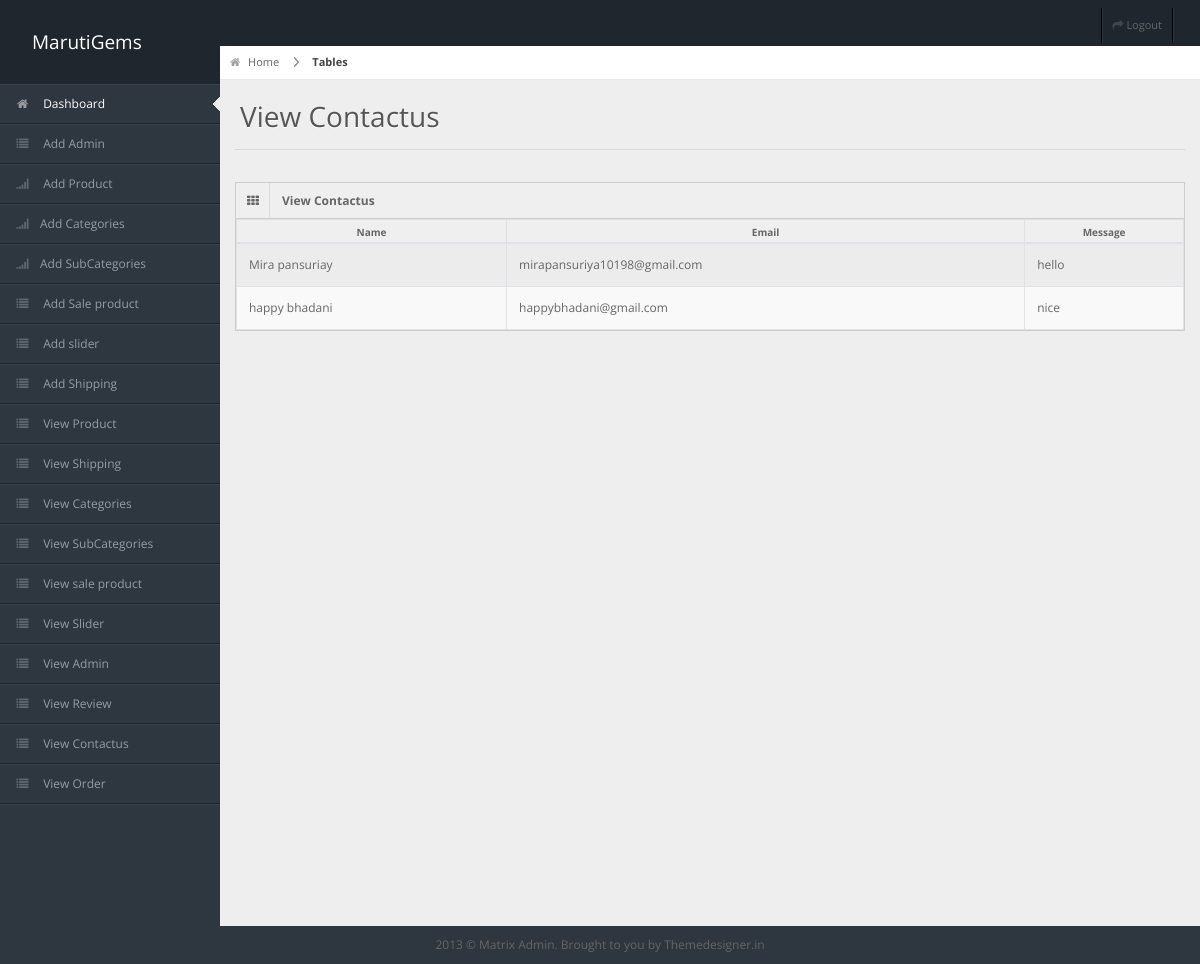
Screenshot of /index.php/admin/Admin/view_contactus with the database file from the repository.
### tables this page shows
CREATE TABLE `contactus` (
  `id` int(11) NOT NULL,
  `f_name` varchar(40) NOT NULL,
  `l_name` varchar(40) NOT NULL,
  `email` varchar(50) NOT NULL,
  `phone_no` bigint(20) NOT NULL,
  `message` varchar(225) NOT NULL
);

### application/controllers/admin/Admin.php (called while the page is built, shortened)
<?php
class Admin extends CI_Controller {
    function __construct() {
        $this->load->model('admin_model');
        $this->load->library('form_validation');
    }
    public function view_contactus()
    {
        $data['contactus']=$this->admin_model->showdata_contactus();
        $this->load->view('admin/view_contactus',$data);
    }
}

### index.php (called while the page is built, shortened)
<?php
require_once BASEPATH.'core/CodeIgniter.php';

### application/models/Admin_model.php (called while the page is built, shortened)
<?php
class Admin_model extends CI_Model
{
    function showdata_contactus()
    {
        $qry=$this->db->get('contactus');
		$arr=$qry->result_array();
		return $arr;
    }
}

### application/views/admin/view_contactus.php (the view, shortened to what this page needs)
<!DOCTYPE html>
<html lang="en">
<head>
  <link rel="stylesheet" href="<?php echo base_url(); ?>assets/css/bootstrap.min.css" />
  <link rel="stylesheet" href="<?php echo base_url(); ?>assets/css/bootstrap-responsive.min.css" />
  <link rel="stylesheet" href="<?php echo base_url(); ?>assets/css/uniform.css" />
  <link rel="stylesheet" href="<?php echo base_url(); ?>assets/css/select2.css" />
  <link rel="stylesheet" href="<?php echo base_url(); ?>assets/css/matrix-style.css" />
  <link rel="stylesheet" href="<?php echo base_url(); ?>assets/css/matrix-media.css" />
  <link href="<?php echo base_url(); ?>assets/font-awesome/css/font-awesome.css" rel="stylesheet" />
</head>
<body>
<div id="header">
  <p style="width: 100%; max-width: 140px; float: left; margin: 28px 0 0 32px; font-size: 19px; color: white;">MarutiGems</p>
</div>
<div id="user-nav" class="navbar navbar-inverse">
  <ul class="nav">
    <li class=""><a title="" href="<?php echo base_url('index.php/Login/logout'); ?>"><i class="icon icon-share-alt"></i> <span class="text">Logout</span></a></li>
  </ul>
</div>
<div id="sidebar"><a href="#" class="visible-phone"><i class="icon icon-home"></i> Dashboard</a>
  <ul>
    <li class="active"><a href="<?php echo base_url('index.php/admin/Admin'); ?>"><i class="icon icon-home"></i> <span>Dashboard</span></a> </li>
    <li><a href="<?php echo base_url('index.php/Login/registration'); ?>"><i class="icon icon-list"></i> <span>Add Admin</span></a> </li>
    <li> <a href="<?php echo base_url('index.php/admin/Admin/addproduct'); ?>"><i class="icon icon-signal"></i> <span>Add Product</span></a> </li>
        <li><a href="<?php echo base_url('index.php/admin/Admin/addcategories'); ?>"><i class="icon icon-signal"></i>Add Categories</a></li>
        <li><a href="<?php echo base_url('index.php/admin/Admin/addsubcategories'); ?>"><i class="icon icon-signal"></i>Add SubCategories</a></li>
    <li><a href="<?php echo base_url('index.php/admin/Admin/addsale_product'); ?>"><i class="icon icon-list"></i> <span>Add Sale product</span></a> </li>
    <li><a href="<?php echo base_url('index.php/admin/Admin/add_slider'); ?>"><i class="icon icon-list"></i> <span>Add slider</span></a> </li>
    <li><a href="<?php echo base_url('index.php/admin/Admin/add_shipping'); ?>"><i class="icon icon-list"></i> <span>Add Shipping</span></a> </li>
    <li><a href="<?php echo base_url('index.php/admin/Admin/view_product'); ?>"><i class="icon icon-list"></i> <span>View Product</span></a> </li>
    <li><a href="<?php echo base_url('index.php/admin/Admin/view_shipping'); ?>"><i class="icon icon-list"></i> <span>View Shipping</span></a> </li>
    <li><a href="<?php echo base_url('index.php/admin/Admin/view_categories'); ?>"><i class="icon icon-list"></i> <span>View Categories</span></a> </li>
    <li><a href="<?php echo base_url('index.php/admin/Admin/view_subcategories'); ?>"><i class="icon icon-list"></i> <span>View SubCategories</span></a> </li>
    <li><a href="<?php echo base_url('index.php/admin/Admin/showallsale_product'); ?>"><i class="icon icon-list"></i> <span>View sale product</span></a> </li>
    <li><a href="<?php echo base_url('index.php/admin/Admin/view_slider'); ?>"><i class="icon icon-list"></i> <span>View Slider</span></a> </li>
    <li><a href="<?php echo base_url('index.php/admin/Admin/view_admin'); ?>"><i class="icon icon-list"></i> <span>View Admin</span></a> </li>
    <li><a href="<?php echo base_url('index.php/admin/Admin/view_review'); ?>"><i class="icon icon-list"></i> <span>View Review</span></a> </li>
    <li><a href="<?php echo base_url('index.php/admin/Admin/view_contactus'); ?>"><i class="icon icon-list"></i> <span>View Contactus</span></a> </li>
    <li><a href="<?php echo base_url('index.php/admin/Admin/view_order'); ?>"><i class="icon icon-list"></i> <span>View Order</span></a> </li>
  </ul>
</div>
<div id="content">
  <div id="content-header">
    <div id="breadcrumb"> <a href="#" title="Go to Home" class="tip-bottom"><i class="icon-home"></i> Home</a> <a href="#" class="current">Tables</a> </div>
    <h1>View Contactus</h1>
  </div>
  <div class="container-fluid">
    <hr>
    <div class="row-fluid">
      <div class="span12">
        <div class="widget-box">
          <div class="widget-title"> <span class="icon"> <i class="icon-th"></i> </span>
            <h5>View Contactus</h5>
          </div>
          <div class="widget-content nopadding">
            <table class="table table-bordered table-striped">
                <thead>
                    <tr>
                    <th>Name</th>
                    <th>Email</th>
                    <th>Message</th>
                    </tr>
                </thead>
                <tbody>
                    <?php foreach($contactus as $row){ ?>
                    <tr class="odd gradeX">
                        <td><?php echo $row['f_name'].' '.$row['l_name']; ?></td>
                        <td><?php echo $row['email']; ?></td>
                        <td><?php echo $row['message']; ?></td>
                    </tr>
                    <?php } ?>
                </tbody>
            </table>
          </div>
        </div>
      </div>
    </div>
  </div>
</div>
<div class="row-fluid">
  <div id="footer" class="span12"> 2013 &copy; Matrix Admin. Brought to you by <a href="http://themedesigner.in">Themedesigner.in</a> </div>
</div>
</body>
</html>

### assets/css/matrix-style.css (style rules this page uses)
* { outline: none !important; -moz-outline: none !important; }
html, body { height: 100% }
body { overflow-x: hidden; margin-top: -10px; font-family: 'Open Sans', sans-serif; font-size: 12px; color: #666; }
a { color: #666; }
select, textarea, input[type="text"], input[type="password"], input[type="datetime"], input[type="datetime-local"], input[type="date"], input[type="month"], input[type="time"], input[type="week"], input[type="number"], input[type="email"], input[type="url"], input[type="search"], input[type="tel"], input[type="color"], .uneditable-input, .label, .dropdown-menu, .btn, .well, .progress, .table-bordered, .btn-group>.btn:first-child, .btn-group>.btn:last-child, .btn-group>.btn:last-child, .btn-group>.dropdown-toggle, .alert { border-radius: 0px; }
#footer { padding: 10px; text-align: center; }
hr { border-top-color: #dadada; }
#header { height: 84px; position: relative; width: 100%; z-index: -9; }
#user-nav { position: absolute; right: 10px; top: 0px; z-index: 20; margin: 0; }
#user-nav>ul { margin: 0; padding: 0; list-style: none; border-right: 1px solid #2e363f; border-left: 1px solid #000; }
#user-nav>ul>li { float: left; list-style-type: none; margin: 0; position: relative; padding: 0; border-left: 1px solid #2e363f; border-right: 1px solid #000; }
#user-nav>ul>li>a { padding: 9px 10px; display: block; font-size: 11px; }
#user-nav>ul>li>a>i, #sidebar li a i { opacity: .5; margin-top: 2px; }
#sidebar { display: block; float: left; position: relative; width: 220px; z-index: 16; }
#sidebar>ul { list-style: none; margin: 0px 0 0; padding: 0; position: absolute; width: 220px; }
#sidebar>ul>li { display: block; position: relative; }
#sidebar>ul>li>a { padding: 10px 0 10px 15px; display: block; color: #939da8; }
#sidebar>ul>li>a>i { margin-right: 10px; }
#sidebar>ul>li.active>a { background: url("../img/menu-active.png") no-repeat scroll right center transparent !important; text-decoration: none; }
#content { background: none repeat scroll 0 0 #eeeeee; margin-left: 220px; margin-right: 0; padding-bottom: 25px; position: relative; min-height: 110%; width: auto; }
#content-header { position: abslute; width: 100%; margin-top: -38px; z-index: 20; }
#content-header h1 { color: #555555; font-size: 28px; font-weight: normal; float: none; text-shadow: 0 1px 0 #ffffff; margin-left: 20px; position: relative; }
#content-header h1, #content-header .btn-group { margin-top: 20px; }
#breadcrumb { background-color: #fff; border-bottom: 1px solid #e3ebed; }
#breadcrumb a { padding: 8px 20px 8px 10px; display: inline-block; background-image: url('../img/breadcrumb.png'); background-position: center right; background-repeat: no-repeat; font-size: 11px; color: #666666; }
#breadcrumb a:last-child { background-image: none; }
#breadcrumb a.current { font-weight: bold; color: #444444; }
#breadcrumb a i { margin-right: 5px; opacity: .6; }
.widget-box { background: none repeat scroll 0 0 #F9F9F9; border-left: 1px solid #CDCDCD; border-top: 1px solid #CDCDCD; border-right: 1px solid #CDCDCD; clear: both; margin-top: 16px; margin-bottom: 16px; position: relative; }
.widget-title, .modal-header, .table th, div.dataTables_wrapper .ui-widget-header { background: #efefef; border-bottom: 1px solid #CDCDCD; height: 36px; }
.widget-title span.icon { padding: 9px 10px 7px 11px; float: left; border-right: 1px solid #dadada; }
.widget-title h5 { color: #666; float: left; font-size: 12px; font-weight: bold; padding: 12px; line-height: 12px; margin: 0; }
.widget-content { padding: 15px; border-bottom: 1px solid #cdcdcd; }
.table th { height: auto; font-size: 10px; padding: 5px 10px 2px; border-bottom: 0; text-align: center; color: #666666; }
.nopadding { padding: 0 !important; }
.nopadding .table { margin-bottom: 0; }
.nopadding .table-bordered { border: 0; }

### assets/css/matrix-media.css (style rules this page uses)
body { background: #2E363F; }
#header { background-color: #1f262d; margin-top: 10px; }
#sidebar>ul { border-bottom: 1px solid #37414b }
#sidebar>ul>li { border-top: 1px solid #37414b; border-bottom: 1px solid #1f262d; }
#sidebar>ul>li.active a { color: #fff; text-decoration: none; }

### rows the page displays
contactus: f_name "Mira", l_name "pansuriay", email "mirapansuriya10198@gmail.com", message "hello"
contactus: f_name "happy", l_name "bhadani", email "happybhadani@gmail.com", message "nice"
